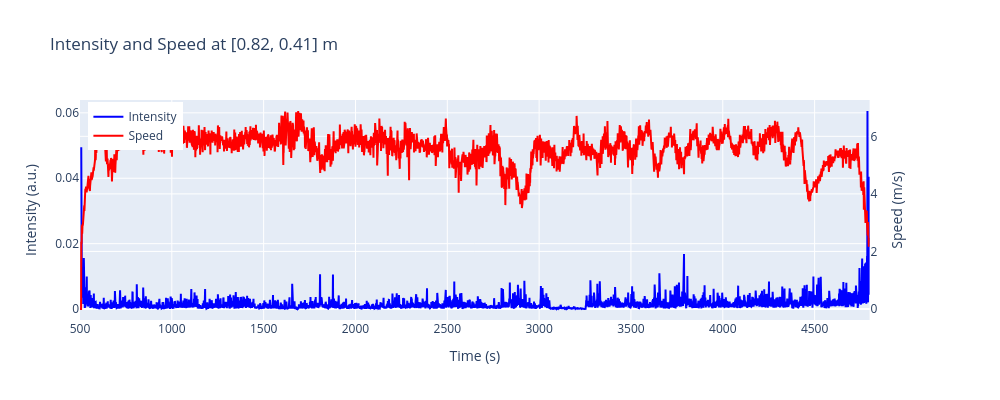

The notebook cell this image was saved under:
### Code cell
from plotly.subplots import make_subplots
import plotly.graph_objects as go


# Create figure with secondary y-axis
fig = make_subplots(specs=[[{"secondary_y": True}]])

# Left y-axis: Intensity
fig.add_trace(
    go.Scatter(
        x=spatial_spectrogram_in[1],
        y=intensity_wl_mean,
        mode='lines',
        name=f'Intensity',
        line=dict(color='blue')
    ),
    secondary_y=False
)

# Right y-axis: Speed
fig.add_trace(
    go.Scatter(
        x=loc_orig_df['seconds_elapsed'], 
        y=loc_orig_df['speed'],
        mode='lines',
        name='Speed',
        line=dict(color='red')
    ),
    secondary_y=True
)

# Layout
fig.update_layout(
    title=f'Intensity and Speed at {wavelengths_of_interest} m',
    width=1000,
    height=400,
    legend=dict(x=0.01, y=0.99, borderwidth=0)
)

fig.update_xaxes(title_text="Time (s)")
fig.update_yaxes(title_text="Intensity (a.u.)", secondary_y=False)
fig.update_yaxes(title_text="Speed (m/s)", secondary_y=True)

fig.show()

### Figure 1 — Plotly figure (JSON) as saved in the notebook; plotly's stock layout.template omitted (floating-point values rounded to 4 significant figures; data arrays with more than 128 entries replaced by an {"elided": "..."} marker saying what was removed)
{"data": [{"line": {"color": "blue"}, "mode": "lines", "name": "Intensity", "type": "scatter", "x": {"elided": "4038 float values"}, "xaxis": "x", "y": {"elided": "4038 float values"}, "yaxis": "y"}, {"line": {"color": "red"}, "mode": "lines", "name": "Speed", "type": "scatter", "x": {"elided": "4300 float values"}, "xaxis": "x", "y": {"elided": "4300 float values"}, "yaxis": "y2"}], "layout": {"height": 400, "legend": {"borderwidth": 0, "x": 0.01, "y": 0.99}, "title": {"text": "Intensity and Speed at [0.82, 0.41] m"}, "width": 1000, "xaxis": {"anchor": "y", "domain": [0, 0.94], "title": {"text": "Time (s)"}}, "yaxis": {"anchor": "x", "domain": [0, 1], "title": {"text": "Intensity (a.u.)"}}, "yaxis2": {"anchor": "x", "overlaying": "y", "side": "right", "title": {"text": "Speed (m/s)"}}}}
